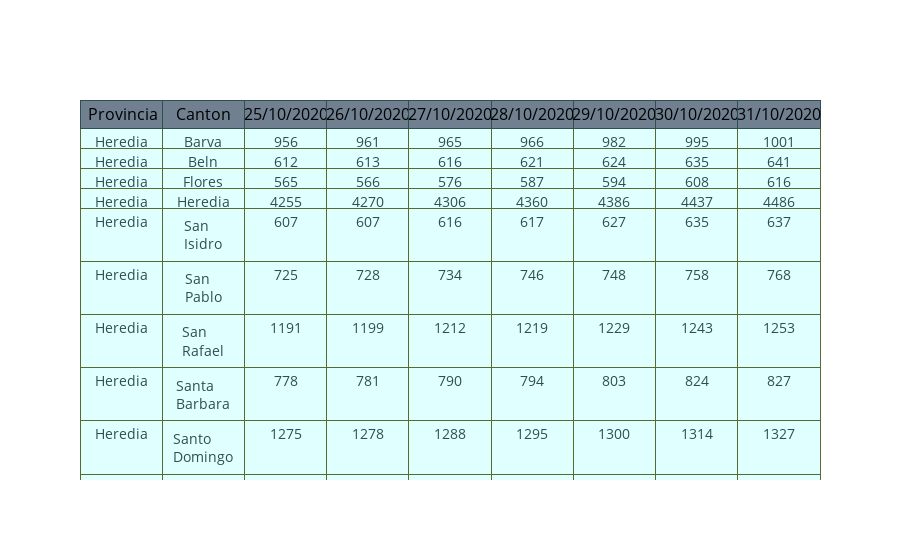

This figure's notebook cell:
### Markdown cell above
**Ejercicio 02 (20%):** Mediante la función Table() de plotly.graph_objects, despliegue las cantidades de casos positivos correspondientes a la última semana de octubre de 2020, para los cantones de la provincia de Heredia.

### Code cell
data = positivos_df [['provincia', 'canton', '25/10/2020', '26/10/2020', '27/10/2020', '28/10/2020', '29/10/2020', '30/10/2020','31/10/2020']]
chp = data [positivos_df ['provincia'] == 'Heredia']

chp.columns = chp.columns.str.replace ('25/10/2020', 'Domingo')
chp.columns = chp.columns.str.replace ('26/10/2020', 'Lunes')
chp.columns = chp.columns.str.replace ('27/10/2020', 'Martes')
chp.columns = chp.columns.str.replace ('28/10/2020', 'Miercoles')
chp.columns = chp.columns.str.replace ('29/10/2020', 'Jueves')
chp.columns = chp.columns.str.replace ('30/10/2020', 'Viernes')
chp.columns = chp.columns.str.replace ('31/10/2020', 'Sabado')


# Despliegue de tabla de casos positivos mediante la función Table() de plotly.graph_objects

fig = go.Figure(data=[go.Table(
    header=dict(values=['Provincia', 'Canton', '25/10/2020', '26/10/2020', '27/10/2020', '28/10/2020', '29/10/2020', '30/10/2020','31/10/2020'],
                fill_color= 'slategrey',
                line_color='darkslategray',
                font=dict(color='black', size=16),
                align=['left','center']),
             
    cells=dict(values=[chp.provincia, chp.canton, chp.Domingo, chp.Lunes, chp.Martes, chp.Miercoles, chp.Jueves, chp.Viernes, chp.Sabado],
                fill_color = 'lightcyan',
                line_color='darkolivegreen',
                font = dict(color = 'darkslategray', size = 14),
                align=['center']))
           

])
fig.show()

### Figure 1 — Plotly figure (JSON) as saved in the notebook; plotly's stock layout.template omitted (floating-point values rounded to 4 significant figures)
{"data": [{"cells": {"align": ["center"], "fill": {"color": "lightcyan"}, "font": {"color": "darkslategray", "size": 14}, "line": {"color": "darkolivegreen"}, "values": [["Heredia", "Heredia", "Heredia", "Heredia", "Heredia", "Heredia", "Heredia", "Heredia", "Heredia", "Heredia"], ["Barva", "Beln", "Flores", "Heredia", "San Isidro", "San Pablo", "San Rafael", "Santa Barbara", "Santo Domingo", "Sarapiqu"], [956, 612, 565, 4255, 607, 725, 1191, 778, 1275, 720], [961, 613, 566, 4270, 607, 728, 1199, 781, 1278, 740], [965, 616, 576, 4306, 616, 734, 1212, 790, 1288, 755], [966, 621, 587, 4360, 617, 746, 1219, 794, 1295, 785], [982, 624, 594, 4386, 627, 748, 1229, 803, 1300, 799], [995, 635, 608, 4437, 635, 758, 1243, 824, 1314, 825], [1001, 641, 616, 4486, 637, 768, 1253, 827, 1327, 856]]}, "header": {"align": ["left", "center"], "fill": {"color": "slategrey"}, "font": {"color": "black", "size": 16}, "line": {"color": "darkslategray"}, "values": ["Provincia", "Canton", "25/10/2020", "26/10/2020", "27/10/2020", "28/10/2020", "29/10/2020", "30/10/2020", "31/10/2020"]}, "type": "table"}], "layout": {}}
